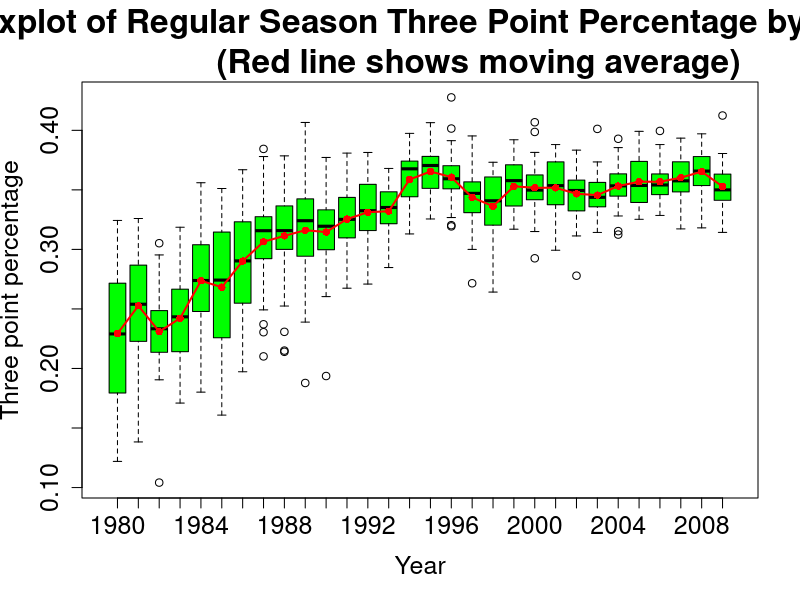

Reproduce this figure in R.
# A wrapper function used to plot boxplot of regular season three point
# percentage by year and a moving average.
boxplot_year = function(x, y, ylab='', main='') {
  # Boxplot of to observe distribution and moving trend
  # of average team age by year.
  boxplot(split(x, y), main=main, col='green', xlab='Year', ylab=ylab,
  cex.main=2, cex.lab=1.5, cex.axis=1.5)
  # Get a list of league average age by year.
  ms = tapply(x, y, mean)
  # Add a line showing moving average
  lines(ms, col='red', lwd=2, type='o', pch=16)
  # Add points showing moving average
  # points(ms, col='blue')
}

png('../graphs/boxplot_fpp.png', width=800)
teams <- read.csv('team_season_1980-2009.csv', header=TRUE)
boxplot_year(teams$tpp, teams$year, ylab = 'Three point percentage',
	     main='Boxplot of Regular Season Three Point Percentage by Year
	     (Red line shows moving average)')
dev.off()
